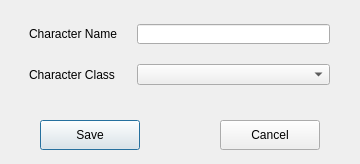
<?xml version="1.0" encoding="UTF-8"?>
<ui version="4.0">
 <class>AddCharacterPopUp</class>
 <widget class="QDialog" name="AddCharacterPopUp">
  <property name="geometry">
   <rect>
    <x>0</x>
    <y>0</y>
    <width>360</width>
    <height>164</height>
   </rect>
  </property>
  <property name="windowTitle">
   <string>Dialog</string>
  </property>
  <widget class="QWidget" name="formLayoutWidget">
   <property name="geometry">
    <rect>
     <x>9</x>
     <y>4</y>
     <width>341</width>
     <height>101</height>
    </rect>
   </property>
   <layout class="QFormLayout" name="formLayout">
    <property name="horizontalSpacing">
     <number>20</number>
    </property>
    <property name="verticalSpacing">
     <number>20</number>
    </property>
    <property name="leftMargin">
     <number>20</number>
    </property>
    <property name="topMargin">
     <number>20</number>
    </property>
    <property name="rightMargin">
     <number>20</number>
    </property>
    <property name="bottomMargin">
     <number>20</number>
    </property>
    <item row="0" column="0">
     <widget class="QLabel" name="characterNameLabel">
      <property name="text">
       <string>Character Name</string>
      </property>
     </widget>
    </item>
    <item row="0" column="1">
     <widget class="QLineEdit" name="characterNameLineEdit"/>
    </item>
    <item row="1" column="0">
     <widget class="QLabel" name="characterClassLabel">
      <property name="text">
       <string>Character Class</string>
      </property>
     </widget>
    </item>
    <item row="1" column="1">
     <widget class="QComboBox" name="characterClassComboBox"/>
    </item>
   </layout>
  </widget>
  <widget class="QPushButton" name="saveButton">
   <property name="geometry">
    <rect>
     <x>40</x>
     <y>120</y>
     <width>100</width>
     <height>30</height>
    </rect>
   </property>
   <property name="text">
    <string>Save</string>
   </property>
  </widget>
  <widget class="QPushButton" name="cancelButton">
   <property name="geometry">
    <rect>
     <x>220</x>
     <y>120</y>
     <width>100</width>
     <height>30</height>
    </rect>
   </property>
   <property name="text">
    <string>Cancel</string>
   </property>
  </widget>
 </widget>
 <resources/>
 <connections/>
</ui>
